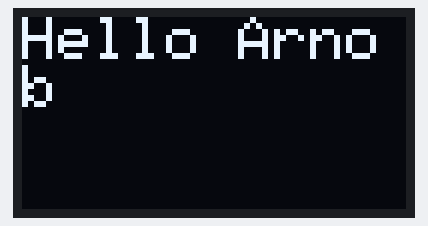
A sketch run on a simulated Arduino Uno, built with avr-gcc and run on an emulated ATmega328P. Shown: 128×64 one-colour display.

Above: at 0.1 s.

The sketch:

oled_display.ino
```cpp
#include <Adafruit_SSD1306.h>
#include <splash.h>

#include<OakOLED.h> //OLED library
OakOLED oled;
void setup() {
// put your setup code here, to run once:
Serial.begin(9600);
oled.begin();//we need to initialize the OLED object using the begin() function.
oled.clearDisplay();//clear all text
oled.setTextSize(2);//Sets the size of text that follows. The default size is “1”. Each change in size increases the text by 10 pixels in height.
oled.setTextColor(1);//set the text color
oled.setCursor(0,0); //set the coordinates to start writing text
oled.println("Hello Arnob"); //prints the message
oled.display(); //calls this method to display character on the screen
}
void loop()
{
}
```
